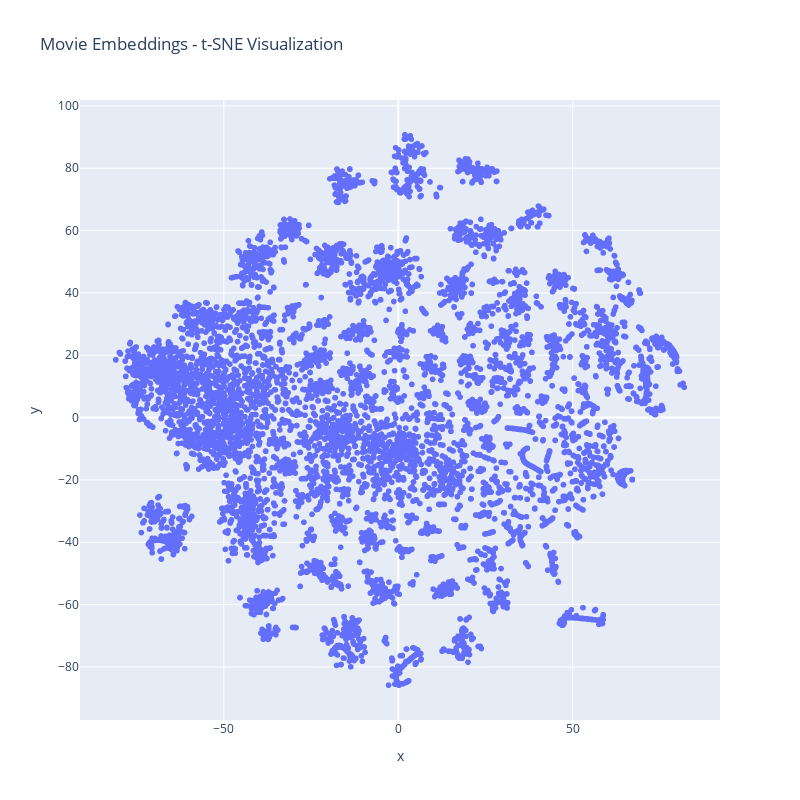

Here is the notebook cell this chart was saved with:
### Markdown cell above
Let's do the same with t-sne, an algorithm specialized for visualizing high dimensional spaces, you can read more about it there : https://en.wikipedia.org/wiki/T-distributed_stochastic_neighbor_embedding

### Code cell
from sklearn.manifold import TSNE

#TOFILL:
tsne = TSNE(n_components=2, random_state=42, perplexity=30)
embeddings_tsne = tsne.fit_transform(embeddings_scaled)

# Prepare data for plotting
plot_data_tsne = []
for new_id in range(nb_movies):
    original_id = reverse_movie_map[new_id]
    title = movies_df[movies_df['movieId'] == original_id]['title'].values[0]
    plot_data_tsne.append({
        'x': embeddings_tsne[new_id, 0],
        'y': embeddings_tsne[new_id, 1],
        'title': title
    })

plot_df_tsne = pd.DataFrame(plot_data_tsne)
fig = px.scatter(plot_df_tsne, x='x', y='y', hover_data=['title'], 
                 title='Movie Embeddings - t-SNE Visualization',
                 width = 800,
                 height=800)
fig.show()

### Figure 1 — Plotly figure (JSON) as saved in the notebook; plotly's stock layout.template omitted (floating-point values rounded to 4 significant figures; data arrays with more than 128 entries replaced by an {"elided": "..."} marker saying what was removed)
{"data": [{"customdata": {"elided": "9724x1 str values"}, "hovertemplate": "x=%{x}<br>y=%{y}<br>title=%{customdata[0]}<extra></extra>", "legendgroup": "", "marker": {"color": "#636efa", "symbol": "circle"}, "mode": "markers", "name": "", "showlegend": false, "type": "scattergl", "x": {"elided": "9724 float values"}, "xaxis": "x", "y": {"elided": "9724 float values"}, "yaxis": "y"}], "layout": {"height": 800, "legend": {"tracegroupgap": 0}, "title": {"text": "Movie Embeddings - t-SNE Visualization"}, "width": 800, "xaxis": {"anchor": "y", "domain": [0, 1], "title": {"text": "x"}}, "yaxis": {"anchor": "x", "domain": [0, 1], "title": {"text": "y"}}}}
